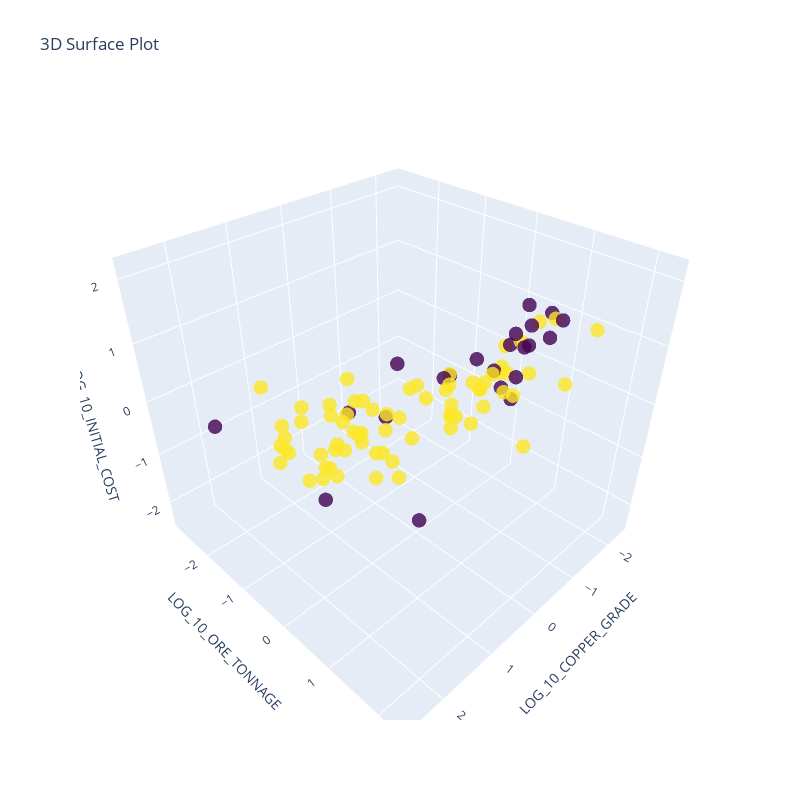

The cell this chart's notebook holds for it:
### Code cell
col_x = 'LOG_10_COPPER_GRADE'
col_y = 'LOG_10_ORE_TONNAGE'
col_z = 'LOG_10_INITIAL_COST'
df = X_train_knn

fig = go.Figure(data=[go.Surface(x=df[col_x].values, 
                                 y=df[col_y].values, 
                                 z=df[col_z].values)])

fig = go.Figure(data=[go.Scatter3d(
    x=df[col_x].values, 
    y=df[col_y].values, 
    z=df[col_z].values,
    mode='markers',
    marker=dict(
        size=5,
        color=(y_train > 15).astype(int),
        colorscale='viridis',
        opacity=0.8
    )
)])

# Customize the plot
fig.update_layout(
    title='3D Surface Plot',
    scene=dict(
        xaxis_title=col_x,
        yaxis_title=col_y,
        zaxis_title=col_z
    ),
    width=800,
    height=800
)

# Show the plot
fig.show()
fig.write_html('prob_simple_categorical.html')
